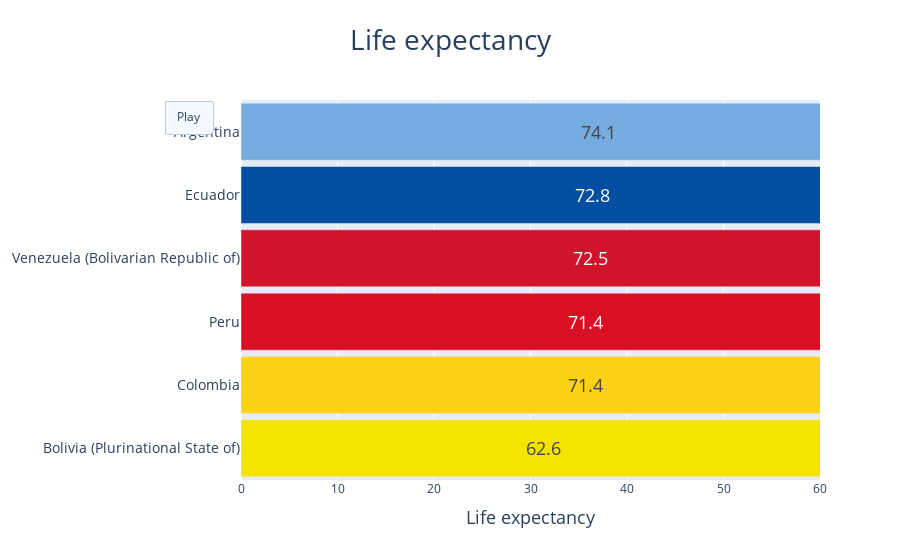

Notebook code cell kept with this figure:
### Code cell
n_frame={}

for y, d in zip(years, dict_keys):
    dataframe=df[(df['Year']==y)]
    dataframe=dataframe.sort_values(by=['Year','Life expectancy'])

    n_frame[d]=dataframe


fig = go.Figure(
    data=[
        go.Bar(
        x=n_frame['one']['Life expectancy'], y=n_frame['one']['Country'],orientation='h',
        text=n_frame['one']['Life expectancy'],
        textfont={'size':18}, textposition='inside', insidetextanchor='middle',
        width=0.9, marker={'color':n_frame['one']['color']})
    ],
    layout=go.Layout(
        xaxis=dict(range=[0, 60], autorange=False, title=dict(text='Life expectancy',font=dict(size=18))),
        yaxis=dict(range=[-0.5, 5.5], autorange=False,tickfont=dict(size=14)),
        title=dict(text='Life expectancy',font=dict(size=28),x=0.5,xanchor='center'),
        # Add button
        updatemenus=[dict(
            type="buttons",
            buttons=[dict(label="Play",
                          method="animate",
                          args=[None,
                          {"frame": {"duration": 1000, "redraw": True},
                          "transition": {"duration":250,
                          "easing": "linear"}}]
            )]
        )]
    ),
    frames=[
            go.Frame(
                data=[
                        go.Bar(x=value['Life expectancy'], y=value['Country'],
                        orientation='h',text=value['Life expectancy'],
                        marker={'color':value['color']})
                    ],
                layout=go.Layout(
                        xaxis=dict(range=[0, 90], autorange=False),
                        yaxis=dict(range=[-0.5, 10], autorange=False,tickfont=dict(size=14)),
                        title=dict(text='Life expectancy in South America in '+str(value['Year'].values[0]),
                        font=dict(size=28))
                    )
            )
        for key, value in n_frame.items()
    ]
)

pio.show(fig)

### Figure 1 — Plotly figure (JSON) as saved in the notebook; plotly's stock layout.template omitted (floating-point values rounded to 4 significant figures)
{"data": [{"insidetextanchor": "middle", "marker": {"color": ["#F4E400", "#FCD116", "#D91023", "#cf142b", "#034ea3", "#74ACDF", "#009c3b", "#0038a8", "#0039a6", "#d62b1e"]}, "orientation": "h", "text": [62.6, 71.4, 71.4, 72.5, 72.8, 74.1, 75, 75.1, 77.3, 79], "textfont": {"size": 18}, "textposition": "inside", "type": "bar", "width": 0.9, "x": [62.6, 71.4, 71.4, 72.5, 72.8, 74.1, 75, 75.1, 77.3, 79], "y": ["Bolivia (Plurinational State of)", "Colombia", "Peru", "Venezuela (Bolivarian Republic of)", "Ecuador", "Argentina", "Brazil", "Uruguay", "Chile", "Paraguay"]}], "layout": {"title": {"font": {"size": 28}, "text": "Life expectancy", "x": 0.5, "xanchor": "center"}, "updatemenus": [{"buttons": [{"args": [null, {"frame": {"duration": 1000, "redraw": true}, "transition": {"duration": 250, "easing": "linear"}}], "label": "Play", "method": "animate"}], "type": "buttons"}], "xaxis": {"autorange": false, "range": [0, 60], "title": {"font": {"size": 18}, "text": "Life expectancy"}}, "yaxis": {"autorange": false, "range": [-0.5, 5.5], "tickfont": {"size": 14}}}}
